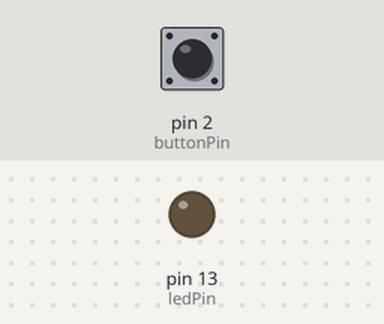
A sketch run on a simulated Arduino Uno, built with avr-gcc and run on an emulated ATmega328P. On the bench: output pins drawn as LEDs (lit = HIGH). The test bench sets the inputs (shaded band); at power-on: pin 2 (buttonPin) LOW.

Above: at 1.2 s.
1.3 s: pin 2 (buttonPin) pulled HIGH for 0.15 s
At 2.6 s:
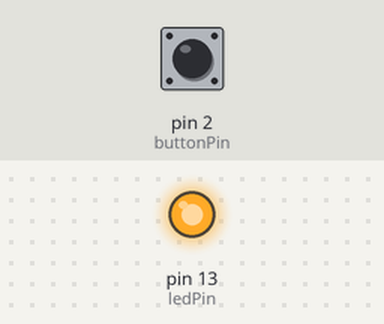
3.6 s: pin 2 (buttonPin) pulled HIGH for 1 s
At 5.5 s:
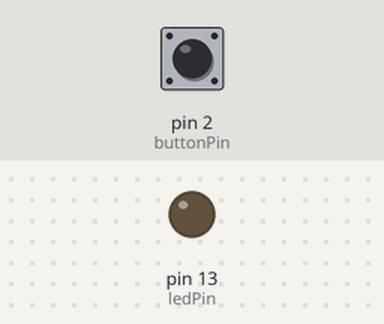
6.1 s: pin 2 (buttonPin) pulled HIGH for 3.2 s
At 7.4 s:
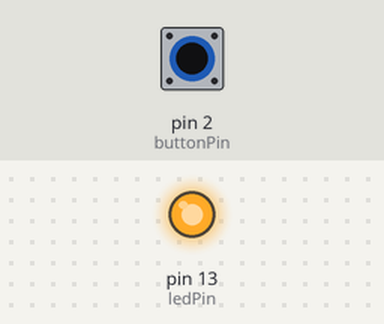
Timing chart, 0 to 9.1 s (numbered marks = the images above; inputs shaded):
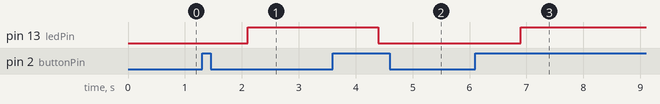

The sketch:

delaybutton.ino
```cpp
//program to toggle an LED on button press
//rather than holding the button to keep the LED on

int pressed = 0; //is the button pressed? 0 is no, 1 is yes
int ledon = 0; //is the LED on? 0 is no, 1 is yes
unsigned long toggletime; //time when the LED was toggled (in ms from program start)
int buttonPin = 2; //Arduino pin where button is connected
int ledPin = 13; //Arduino pin where LED is connected

//program setup
void setup() {
  pinMode(buttonPin, INPUT); //button is an input
  pinMode(ledPin, OUTPUT); //LED is an output

}

//run program
void loop() {
  //if button was pressed and wasn't previously pressed
  if(digitalRead(buttonPin) == HIGH && !pressed) {
    pressed = 1; //button was pressed
    ledon = !ledon; //toggle LED state
    toggletime = millis(); //store time when LED toggled
  }
  //if button is no longer pressed and was previously pressed
  if((digitalRead(buttonPin) == LOW) && pressed) {
    pressed = 0; //button isn't pressed
  }
  // if 800ms have passed since button was pressed
  if(millis() - toggletime > 800) {
    digitalWrite(ledPin, ledon); //update LED
  }
}
```

Measured:
- after the input at 1.3 s, pin 13 (ledPin): LOW → HIGH after 0.80 s
- after the input at 3.6 s, pin 13 (ledPin): HIGH → LOW after 0.80 s
- after the input at 6.1 s, pin 13 (ledPin): LOW → HIGH after 0.80 s
